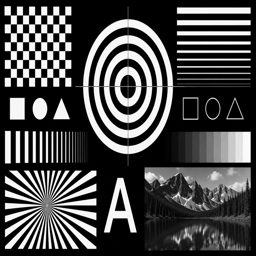
#> input picture test_images/motion_original.png, 256 x 256 px
$ python testing.py
#> lines starting #> are read from the running program, lines starting #| are printed output that depends on the picture; long printed decimals are rounded
### algorithms/spatial/wiener.py
import numpy as np

from utils.metrics import calculate_psnr


# ============================================================
# BASIC HELPERS
# ============================================================

def clip_image(image):
    """
    Clip image values to [0, 255] and convert to uint8.
    """

    # Round before casting: astype() truncates, which would darken
    # every processed image by up to one grey level.
    return np.clip(
        np.round(image),
        0,
        255
    ).astype(np.uint8)


def validate_image(image):
    """
    Validate grayscale or RGB image.
    """

    image = np.asarray(image)

    if image.ndim not in (2, 3):
        raise ValueError(
            "Image must be grayscale or RGB."
        )

    return image


# Frequency-domain restoration assumes the blur wrapped around the
# image edges (circular convolution). Our motion blur does not: it
# uses reflect padding, like every other spatial filter here. Feeding
# the image straight to the FFT therefore makes the left edge fight
# the right edge, and the ringing that follows ruins the restoration.
#
# The fix is to reflect-pad the blurred image before the transform and
# crop the result afterwards, so the wrap-around happens in a margin
# we throw away. On a 96x96 test scene this lifts Wiener restoration
# from about 22 dB (no better than the blurred input) to about 29 dB.
BORDER_FACTOR = 3


def restoration_pad(kernel, image_shape):
    """
    Margin to reflect-pad before an FFT-based restoration.
    """

    kernel = np.asarray(kernel)

    longest = max(kernel.shape[0], kernel.shape[1])

    pad = BORDER_FACTOR * longest

    # Never pad more than the image itself can support.
    limit = max(1, min(image_shape[0], image_shape[1]) // 2)

    return int(min(pad, limit))


def pad_for_restoration(image, pad):
    """
    Reflect-pad a 2D image by ``pad`` on every side.
    """

    return np.pad(
        image,
        (
            (pad, pad),
            (pad, pad)
        ),
        mode="reflect"
    )


def crop_after_restoration(image, pad, shape):
    """
    Undo pad_for_restoration().
    """

    rows, cols = shape

    return image[
        pad: pad + rows,
        pad: pad + cols
    ]


# ============================================================
# PSF -> OTF
# ============================================================

def psf_to_otf(kernel, image_shape):
    """
    Convert a spatial blur kernel (PSF) into its
    frequency-domain representation (OTF).

    Parameters
    ----------
    kernel : ndarray
        2D blur kernel.

    image_shape : tuple
        (height, width) of image.

    Returns
    -------
    ndarray
        Frequency response of the blur kernel.
    """

    kernel = np.asarray(
        kernel,
        dtype=np.float64
    )

    if kernel.ndim != 2:
        raise ValueError(
            "Blur kernel must be 2D."
        )

    image_height, image_width = image_shape

    kernel_height, kernel_width = kernel.shape

    if (
        kernel_height > image_height
        or
        kernel_width > image_width
    ):
        raise ValueError(
            "Kernel cannot be larger than image."
        )

    # --------------------------------------------------------
    # ZERO-PAD KERNEL TO IMAGE SIZE
    # --------------------------------------------------------

    padded = np.zeros(
        (image_height, image_width),
        dtype=np.float64
    )

    padded[
        :kernel_height,
        :kernel_width
    ] = kernel

    # --------------------------------------------------------
    # MOVE KERNEL CENTER TO ORIGIN
    #
    # Required before taking FFT.
    # --------------------------------------------------------

    padded = np.roll(
        padded,
        -(kernel_height // 2),
        axis=0
    )

    padded = np.roll(
        padded,
        -(kernel_width // 2),
        axis=1
    )

    # Convert PSF to frequency response
    otf = np.fft.fft2(
        padded
    )

    return otf


# ============================================================
# SINGLE-CHANNEL NAIVE INVERSE FILTER
# ============================================================

def inverse_filter_gray(
    blurred,
    kernel,
    epsilon=0.01
):
    """
    Restore a grayscale image using naive inverse filtering.

    F_hat = G / H

    Very small values of H cause instability, so epsilon
    prevents division by zero.

    This method is intentionally included to demonstrate
    why naive inverse filtering fails in noise.
    """

    blurred = np.asarray(
        blurred,
        dtype=np.float64
    )

    shape = blurred.shape

    pad = restoration_pad(kernel, shape)

    padded = pad_for_restoration(blurred, pad)

    H = psf_to_otf(
        kernel,
        padded.shape
    )

    G = np.fft.fft2(
        padded
    )

    magnitude_H = np.abs(H)

    # --------------------------------------------------------
    # STABILIZE VERY SMALL FREQUENCIES
    # --------------------------------------------------------

    safe_H = H.copy()

    small_mask = (
        magnitude_H < epsilon
    )

    # Preserve phase while limiting very small magnitude
    phase = np.exp(
        1j * np.angle(
            safe_H[small_mask]
        )
    )

    safe_H[small_mask] = (
        epsilon * phase
    )

    F_hat = (
        G / safe_H
    )

    restored = np.real(
        np.fft.ifft2(
            F_hat
        )
    )

    return crop_after_restoration(
        restored,
        pad,
        shape
    )


# ============================================================
# SINGLE-CHANNEL WIENER FILTER
# ============================================================

def wiener_filter_gray(
    blurred,
    kernel,
    k=0.01
):
    """
    Wiener deconvolution for one grayscale channel.

    Formula:

                 H*
        F = ------------- G
             |H|^2 + K

    where

        G = DFT of blurred image
        H = DFT of blur kernel
        H* = complex conjugate of H
        K = regularization / noise parameter
    """

    if k < 0:
        raise ValueError(
            "Wiener parameter k must be non-negative."
        )

    blurred = np.asarray(
        blurred,
        dtype=np.float64
    )

    if blurred.ndim != 2:
        raise ValueError(
            "wiener_filter_gray expects a 2D image."
        )

    shape = blurred.shape

    pad = restoration_pad(kernel, shape)

    padded = pad_for_restoration(blurred, pad)

    # Blur kernel frequency response
    H = psf_to_otf(
        kernel,
        padded.shape
    )

    # Blurred image frequency spectrum
    G = np.fft.fft2(
        padded
    )

    H_conjugate = np.conj(
        H
    )

    denominator = (
        np.abs(H) ** 2
        +
        k
    )

    F_hat = (
        H_conjugate
        /
        denominator
    ) * G

    restored = np.real(
        np.fft.ifft2(
            F_hat
        )
    )

    return crop_after_restoration(
        restored,
        pad,
        shape
    )


# ============================================================
# RGB / GRAYSCALE WIENER
# ============================================================

def wiener_deconvolution(
    blurred,
    kernel,
    k=0.01
):
    """
    Wiener deconvolution for grayscale or RGB images.
    """

    blurred = validate_image(
        blurred
    )

    if blurred.ndim == 2:

        restored = wiener_filter_gray(
            blurred,
            kernel,
            k
        )

        return clip_image(
            restored
        )

    # --------------------------------------------------------
    # RGB IMAGE
    # --------------------------------------------------------

    channels = []

    for channel_index in range(
        blurred.shape[2]
    ):

        channel = blurred[
            :,
            :,
            channel_index
        ]

        restored_channel = (
            wiener_filter_gray(
                channel,
                kernel,
                k
            )
        )

        channels.append(
            restored_channel
        )

    restored = np.stack(
        channels,
        axis=2
    )

    return clip_image(
        restored
    )


# ============================================================
# RGB / GRAYSCALE INVERSE FILTER
# ============================================================

def inverse_deconvolution(
    blurred,
    kernel,
    epsilon=0.01
):
    """
    Naive inverse filtering for grayscale or RGB images.
    """

    blurred = validate_image(
        blurred
    )

    if blurred.ndim == 2:

        restored = inverse_filter_gray(
            blurred,
            kernel,
            epsilon
        )

        return clip_image(
            restored
        )

    channels = []

    for channel_index in range(
        blurred.shape[2]
    ):

        channel = blurred[
            :,
            :,
            channel_index
        ]

        restored_channel = (
            inverse_filter_gray(
                channel,
                kernel,
                epsilon
            )
        )

        channels.append(
            restored_channel
        )

    restored = np.stack(
        channels,
        axis=2
    )

    return clip_image(
        restored
    )


# ============================================================
# ADD RESTORATION NOISE
# ============================================================

def add_gaussian_noise(
    image,
    sigma=3.0,
    seed=None
):
    """
    Add mild Gaussian noise to a blurred image.

    This allows us to demonstrate why Wiener filtering
    is more stable than naive inverse filtering.
    """

    image = np.asarray(
        image,
        dtype=np.float64
    )

    rng = np.random.default_rng(
        seed
    )

    noise = rng.normal(
        0.0,
        sigma,
        image.shape
    )

    return clip_image(
        image + noise
    )


# ============================================================
# COMPLETE COMPARISON
# ============================================================

# [61 lines left out: function compare_restoration, not called in this run]

### utils/metrics.py
import numpy as np


def calculate_psnr(original, processed, max_value=255.0):
    """
    Calculate Peak Signal-to-Noise Ratio (PSNR).

    Higher PSNR = reconstructed image is closer to original.
    """

    original = np.asarray(original, dtype=np.float64)
    processed = np.asarray(processed, dtype=np.float64)

    if original.shape != processed.shape:
        raise ValueError(
            "Original and processed images must have the same shape."
        )

    mse = np.mean(
        (original - processed) ** 2
    )

    if mse == 0:
        return float("inf")

    psnr = 10 * np.log10(
        (max_value ** 2) / mse
    )

    return psnr

### testing.py
from PIL import Image
import numpy as np

from algorithms.spatial.wiener import (
    wiener_deconvolution,
    inverse_deconvolution,
    add_gaussian_noise,
    compare_restoration
)

from utils.metrics import calculate_psnr


# ============================================================
# LOAD FEATURE 7 RESULTS
# ============================================================

original = np.array(
    Image.open(
        "test_images/motion_original.png"
    ).convert("RGB")
)
#> original is the input picture: shape (256, 256, 3); mean R, G, B 75.3, 75.2, 75.2


blurred = np.array(
    Image.open(
        "test_images/motion_for_wiener.png"
    ).convert("RGB")
)
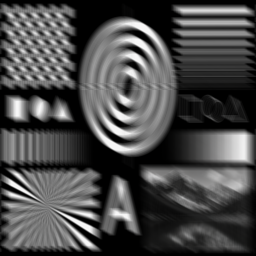
#> input picture test_images/motion_for_wiener.png, 256 x 256 px
#> blurred is the input picture: shape (256, 256, 3); mean R, G, B 74.9, 74.9, 74.9


kernel = np.load(
    "test_images/motion_kernel.npy"
)
#> (reads test_images/motion_kernel.npy from the repository)


print("\n=== INPUT INFORMATION ===")

print(
    "Original shape:",
    original.shape
)
#| Original shape: (256, 256, 3)

print(
    "Blurred shape:",
    blurred.shape
)
#| Blurred shape: (256, 256, 3)

print(
    "Kernel shape:",
    kernel.shape
)

print(
    "Kernel sum:",
    kernel.sum()
)


# ============================================================
# TEST 1: CLEAN MOTION BLUR
# ============================================================

print(
    "\n=== CLEAN MOTION BLUR RESTORATION ==="
)


# Try Wiener
wiener_clean = wiener_deconvolution(
    blurred,
    kernel,
    k=0.01
)
#> the loop in wiener_deconvolution, `for channel_index in range( blurred.shape[2] ): ` made 3 passes
#> pass 1, in wiener_filter_gray, `padded = pad_for_restoration(blurred, pad)`:
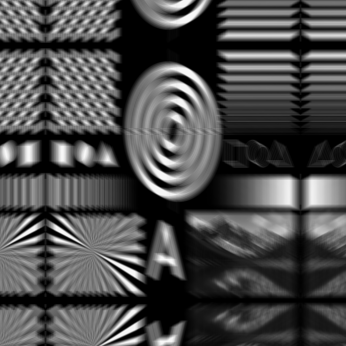
#> padded: shape (346, 346) float64; min 0, max 250, mean 75.6
#> pass 1, in wiener_filter_gray, `restored = np.real( np.fft.ifft2( F_hat ) )`:
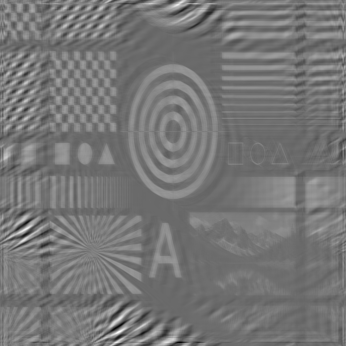
#> restored: shape (346, 346) float64; min -645.7, max 903.7, mean 74.8; drawn with min black and max white
#> after the loop in wiener_deconvolution, `for channel_index in range(`: channels = 3 items


# Try naive inverse
inverse_clean = inverse_deconvolution(
    blurred,
    kernel,
    epsilon=0.02
)
#> the loop in inverse_deconvolution, `for channel_index in range( blurred.shape[2] ): ` made 3 passes
#> pass 1, in inverse_deconvolution, `restored_channel = ( inverse_filter_gray( channel, kernel, epsilon ) )`:
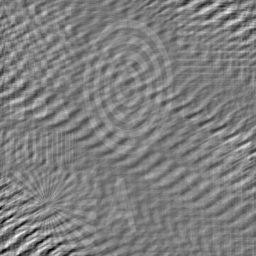
#> restored_channel: shape (256, 256) float64; min -1399.5, max 1556.7, mean 75.2; drawn with min black and max white
#> in clip_image (call 2), `return np.clip( np.round(image), 0, 255 ).astype(np.uint8)`:
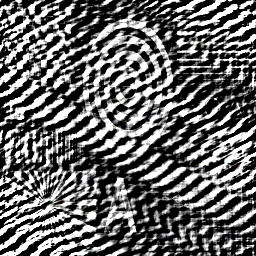
#> returned value: shape (256, 256, 3); mean of channels 0, 1, 2 103.3, 103.2, 103.2; drawn as R, G, B


Image.fromarray(
    inverse_clean
).save(
    "test_images/inverse_restored_clean.png"
)


Image.fromarray(
    wiener_clean
).save(
    "test_images/wiener_restored_clean.png"
)


print(
    "Blurred PSNR:",
    calculate_psnr(
        original,
        blurred
    )
)
#> in calculate_psnr, `mse = np.mean( (original - processed) ** 2 )`: mse = 4828.1
#> in calculate_psnr, `psnr = 10 * np.log10( (max_value ** 2) / mse )`: psnr = 11.29
#| Blurred PSNR: 11.293

print(
    "Inverse PSNR:",
    calculate_psnr(
        original,
        inverse_clean
    )
)
#| Inverse PSNR: 6.936

print(
    "Wiener PSNR:",
    calculate_psnr(
        original,
        wiener_clean
    )
)
#| Wiener PSNR: 16.232


# ============================================================
# TEST 2: ADD NOISE TO BLURRED IMAGE
# ============================================================

noisy_blurred = add_gaussian_noise(
    blurred,
    sigma=3.0,
    seed=42
)


Image.fromarray(
    noisy_blurred
).save(
    "test_images/motion_blurred_noisy.png"
)


print(
    "\n=== NOISY MOTION BLUR RESTORATION ==="
)


# ------------------------------------------------------------
# NAIVE INVERSE
# ------------------------------------------------------------

inverse_noisy = inverse_deconvolution(
    noisy_blurred,
    kernel,
    epsilon=0.02
)


# ------------------------------------------------------------
# WIENER
# ------------------------------------------------------------
wiener_noisy = wiener_deconvolution(
    noisy_blurred,
    kernel,
    k=0.001
)
#> in clip_image (call 5), `return np.clip( np.round(image), 0, 255 ).astype(np.uint8)`:
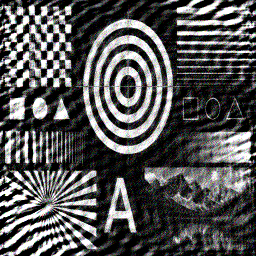
#> returned value: shape (256, 256, 3); mean of channels 0, 1, 2 84.2, 84.3, 84.2; drawn as R, G, B


Image.fromarray(
    inverse_noisy
).save(
    "test_images/inverse_restored_noisy.png"
)


Image.fromarray(
    wiener_noisy
).save(
    "test_images/wiener_restored_noisy.png"
)


print(
    "Noisy blurred PSNR:",
    calculate_psnr(
        original,
        noisy_blurred
    )
)
#| Noisy blurred PSNR: 11.283

print(
    "Inverse filtered PSNR:",
    calculate_psnr(
        original,
        inverse_noisy
    )
)
#| Inverse filtered PSNR: 6.729

print(
    "Wiener restored PSNR:",
    calculate_psnr(
        original,
        wiener_noisy
    )
)
#| Wiener restored PSNR: 12.857


# ============================================================
# TRY DIFFERENT K VALUES
# ============================================================

print(
    "\n=== WIENER K PARAMETER TEST ==="
)


k_values = [
    0.0001,
    0.001,
    0.005,
    0.01,
    0.02,
    0.05,
    0.1
]


best_psnr = -float("inf")
best_k = None
best_image = None


for k in k_values:

    restored = wiener_deconvolution(
        noisy_blurred,
        kernel,
        k=k
    )

    psnr = calculate_psnr(
        original,
        restored
    )

    print(
        f"K = {k:<7} "
        f"PSNR = {psnr:.4f} dB"
    )

    if psnr > best_psnr:

        best_psnr = psnr
        best_k = k
        best_image = restored
#> this loop made 7 passes
#> (mse in calculate_psnr, psnr, best_psnr) on passes 1 to 4: (11577.7, 7.49, 7.49), (3368.1, 12.86, 12.86), (1739.2, 15.73, 15.73), (1648.9, 15.96, 15.96)
#> (mse in calculate_psnr, psnr) on passes 5 to 7: (1860.8, 15.43), (2480.2, 14.19), (3147.6, 13.15)
#| K = 0.0001  PSNR = 7.4946 dB
#| K = 0.001   PSNR = 12.8570 dB
#| K = 0.005   PSNR = 15.7274 dB
#| K = 0.01    PSNR = 15.9589 dB
#| K = 0.02    PSNR = 15.4339 dB
#| K = 0.05    PSNR = 14.1860 dB
#| K = 0.1     PSNR = 13.1510 dB
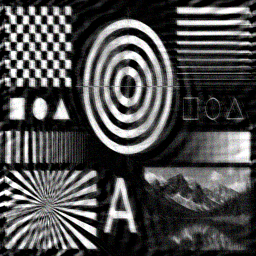
#> best_image: shape (256, 256, 3); mean R, G, B 77.6, 77.6, 77.5
#> after the loop, best_k = 0.01; best_psnr = 15.96


Image.fromarray(
    best_image
).save(
    "test_images/wiener_best.png"
)


print(
    "\nBest K:",
    best_k
)
#| Best K: 0.01

print(
    "Best Wiener PSNR:",
    best_psnr
)
#| Best Wiener PSNR: 15.959


print(
    "\nWiener deconvolution tests completed."
)
